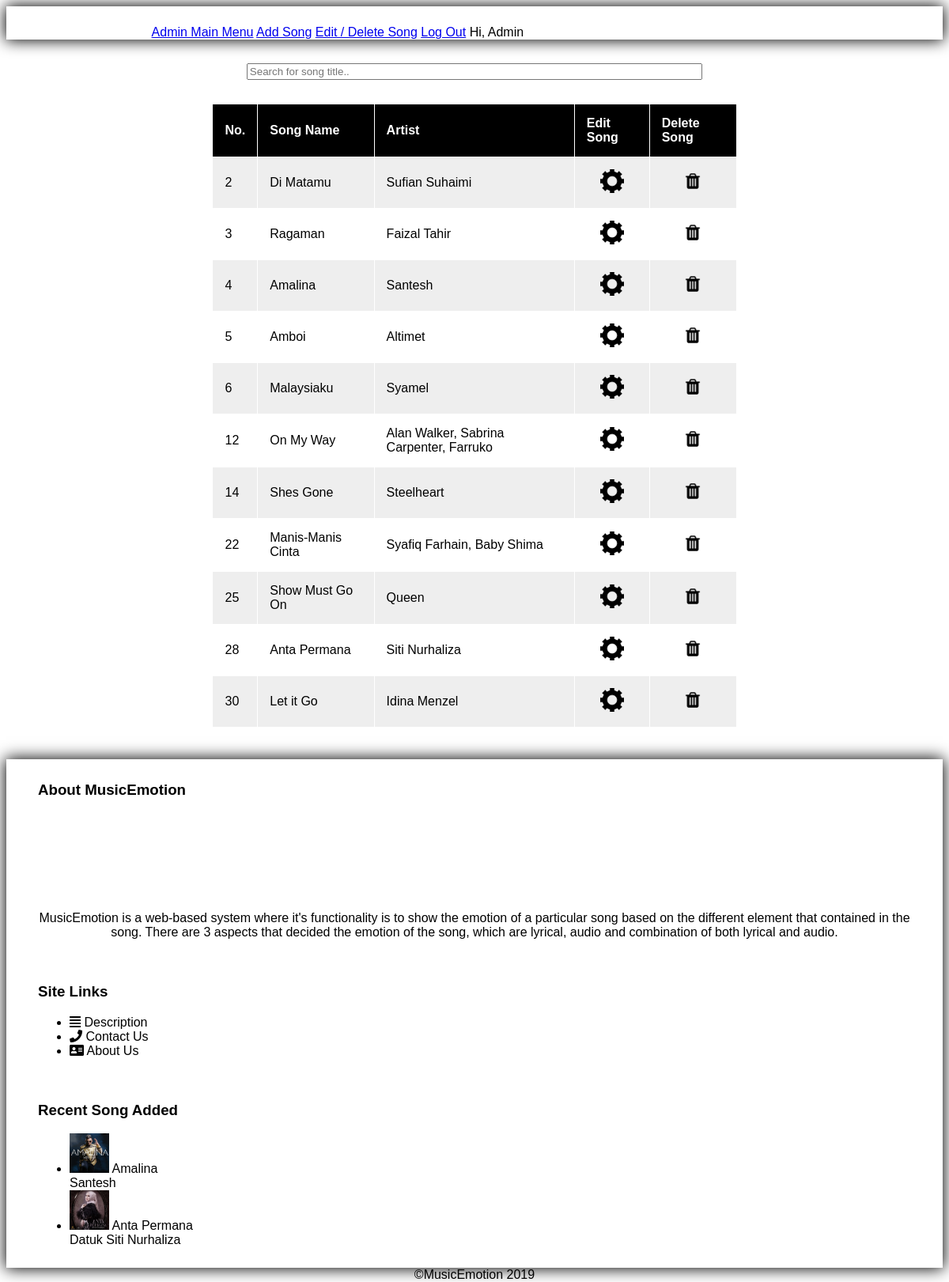
Screenshot of /viewsong.php (signed in) with the database file from the repository.
### tables this page shows
CREATE TABLE `mp` (
  `m_id` int(3) NOT NULL,
  `m_code` varchar(10) NOT NULL,
  `m_title` varchar(20) NOT NULL,
  `m_duration` varchar(10) NOT NULL,
  `m_year` varchar(5) NOT NULL,
  `m_lyric` longtext NOT NULL,
  `m_audiofile` varchar(255) NOT NULL,
  `m_img` varchar(255) NOT NULL,
  `g_id` int(3) NOT NULL
);

### viewsong.php (the view, shortened to what this page needs)
<?php
	include "dbcon.php";
	if (empty($_SESSION[username]))
	{
	  echo "<center>Login Required!<br>";
	  echo "<a href=admin.php><b>LOGIN</b></a></center>";
	}
	else
	{
?>
<!DOCTYPE html>
<html>
  <head>
    <link rel="stylesheet" href="https://www.w3schools.com/w3css/4/w3pro.css">
    <link rel="stylesheet" href="https://www.w3schools.com/lib/w3-theme-blue.css">
    <link rel="stylesheet" href="https://cdnjs.cloudflare.com/ajax/libs/font-awesome/4.3.0/css/font-awesome.min.css">
    <link rel="stylesheet" href="https://use.fontawesome.com/releases/v5.8.1/css/all.css">
  </head>
  <body>
    <div class="w3-bar w3-theme-d4 bar" style="padding: 0 50px">
      <a href="logout2.php" onclick="return confirm('It will log out and direct to main page. Are you sure?');" class="w3-bar-item"><img src="img/me%20wide%20v2.png" style="width:130px;"></a>
      <a href="adminmain.php" class="w3-bar-item w3-padding-16 w3-button">Admin Main Menu</a>
      <a href="addsong.php" class="w3-bar-item w3-padding-16 w3-button">Add Song</a>
      <a href="viewsong.php" class="w3-bar-item w3-padding-16 w3-button">Edit / Delete Song</a>
      <a href="logout.php" onclick="return confirm('Are you sure you want to log out?');" class="w3-bar-item w3-padding-16 w3-right w3-button">Log Out</a>
      <span class="w3-bar-item w3-padding-16 w3-right">Hi, Admin</span>
    </div>
    <div class="content">
      <center>
        <input class="w3-input w3-border w3-padding" type="text" placeholder="Search for song title.." id="myInput" onkeyup="myFunction()" style="width:60%;margin-bottom:30px;">
      </center>
        <table style="width:70%;margin:0 auto;"id="t01">
          <tr>
            <th>No.</th>
            <th>Song Name</th>
            <th>Artist</th>
            <th>Edit Song</th>
            <th>Delete Song</th>
          </tr>
            <?php
            $music = "SELECT * FROM mp";
            $result = mysqli_query($con,$music);
            while($row_music = mysqli_fetch_array($result)){
              $music_code = $row_music['m_code'];
              $query = mysqli_query($con,"SELECT * FROM singer WHERE m_code = '$music_code'");
              $singer_array = array();
              while ($row_singer = mysqli_fetch_array($query)){
                array_push($singer_array, $row_singer['s_name']);
              }
              $singer_string = implode(", ",$singer_array);
            ?>
          <tr>
            <td><?php echo $row_music['m_id']?></td>
            <td><?php echo $row_music['m_title']?></td>
            <td><?php echo $singer_string?></td>
            <td>
              <center>
                <a onclick="return confirm('Do you really want to edit this song?<br> (<?php echo $row_music['m_title'] ?>)');" href="editsong.php?m_code=<?php echo $row_music['m_code'] ?>">
                  <img src="img/setting.png" style="width:30px;margin:0;">
                </a>
              </center>
            </td>
            <td>
              <center>
                <a onclick="return confirm('Do you really want to delete this song? (<?php echo $row_music['m_title'] ?>)');" href="deletesong.php?m_code=<?php echo $row_music['m_code'] ?>">
                  <img src="img/bin.png" style="width:20px;">
                </a>
              </center>
            </td>
          </tr>
          <?php
            }
          ?>
        </table>
    </div>
    <footer class="footer w3-theme-d4 w3-padding-16" style="margin-top:40px;">
      <div class="w3-row" style="overflow:auto;">
        <div class="w3-third footer_content">
          <h3>About MusicEmotion</h3>
          <center><img src="img/me%20v3.png" style="width:100px;">
          <p>MusicEmotion is a web-based system where it's functionality is to show the emotion of a particular song based on the different element that contained in the song. There are 3 aspects that decided the emotion of the song, which are lyrical, audio and combination of both lyrical and audio.</p></center>
        </div>
        <div class="w3-third footer_content">
          <h3>Site Links</h3>
          <ul class="w3-ul">
            <li class="w3-padding-8">
              <span><i class="fas fa-align-justify"></i> Description</span>
            </li>
            <li class="w3-padding-8">
              <span><i class="fas fa-phone"></i> Contact Us</span>
            </li>
            <li class="w3-padding-8">
              <span><i class="fas fa-address-card"></i> About Us</span>
            </li>
          </ul>
        </div>
        <div class="w3-third footer_content">
          <h3>Recent Song Added</h3>
          <ul class="w3-ul">
            <li class="w3-padding-16">
              <img src="img/albumcover/amalina.jpg" class="w3-left w3-margin-right" style="width:50px">
              <span class="w3-large">Amalina</span><br>
              <span>Santesh</span>
            </li>
            <li class="w3-padding-16">
              <img src="img/albumcover/antapermana.jpg" class="w3-left w3-margin-right" style="width:50px">
              <span class="w3-large">Anta Permana</span><br>
              <span>Datuk Siti Nurhaliza</span>
            </li>
          </ul>
        </div>
      </div>
    </footer>
    <div class="w3-block w3-theme-dark w3-padding">
      <center>©MusicEmotion 2019</center>
    </div>
  </body>
</html>
<?php
    }
?>

### viewsong.php (style rules this page uses)
body,h1,h5 { font-family: "Raleway", sans-serif }
body, html { height: 100% }
.bar, .footer { -webkit-box-shadow:0px 0px 19px 1px #000000 ; -moz-box-shadow:0px 0px 19px 1px #000000 ; box-shadow:0px 0px 19px 1px #000000 ; }
.content { width: 80%; margin: auto; padding-top: 30px; }
table { width:100%; color: black; }
table, th, td { border: 1px solid white; border-collapse: collapse; }
th, td { padding: 15px; text-align: left; }
table#t01 tr:nth-child(even) { background-color: #eee; }
table#t01 tr:nth-child(odd) { background-color: #fff; }
table#t01 th { background-color: black; color: white; }
.footer_content { padding: 10px 40px; }

### rows the page displays
mp: m_id "2", m_title "Di Matamu", singer_string "Sufian Suhaimi"
mp: m_id "3", m_title "Ragaman", singer_string "Faizal Tahir"
mp: m_id "4", m_title "Amalina", singer_string "Santesh"
mp: m_id "5", m_title "Amboi", singer_string "Altimet"
mp: m_id "6", m_title "Malaysiaku", singer_string "Syamel"
mp: m_id "12", m_title "On My Way", singer_string "Alan Walker, Sabrina Carpenter, Farruko"
mp: m_id "14", m_title "Shes Gone", singer_string "Steelheart"
mp: m_id "22", m_title "Manis-Manis Cinta", singer_string "Syafiq Farhain, Baby Shima"
mp: m_id "25", m_title "Show Must Go On", singer_string "Queen"
mp: m_id "28", m_title "Anta Permana", singer_string "Siti Nurhaliza"
mp: m_id "30", m_title "Let it Go", singer_string "Idina Menzel"
